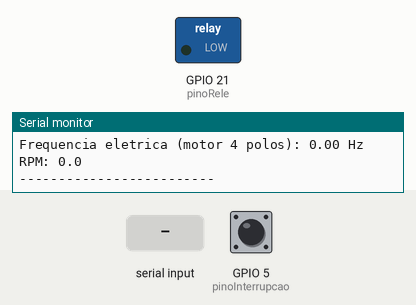
A sketch run on a simulated ESP32. On the bench: switched loads named in the sketch (green lamp = pin HIGH), the last lines printed to the serial monitor. The test bench sets the inputs (shaded band); at power-on: GPIO 5 (pinoInterrupcao) HIGH.

Above: at 3.8 s.
3.9 s: "ligar\n" received over Serial
At 4.8 s:
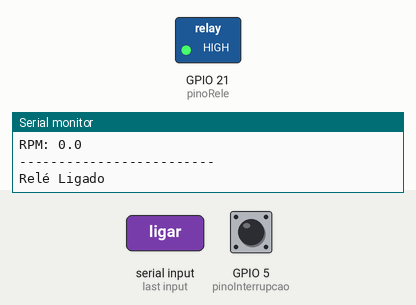
5.5 s: "desligar\n" received over Serial
At 6.4 s:
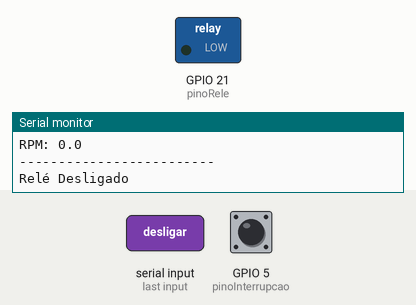
Timing chart, 0 to 8.5 s (numbered marks = the images above; inputs shaded):
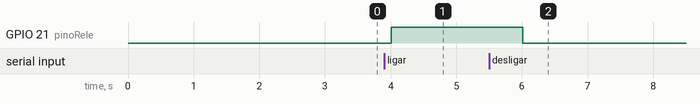

Measured:
- after the input at 3.9 s, GPIO 21 (pinoRele): LOW → HIGH after 0.11 s
- after the input at 5.5 s, GPIO 21 (pinoRele): HIGH → LOW after 0.51 s

The sketch:

Leitura_de_RPM_com_sensor_indutivo_e_PRZ.ino
```cpp
// (licence header left out)
String comando;

const uint pinoRele = 21;  // Saída digital GPIO 21 no ESP32 (ESSE É O RELÉ DE INTERFACE)
const uint pinoInterrupcao = 5; // Entrada digital GPIO 5 no ESP32 (ESSE É O SENSOR INDUTIVO)
volatile unsigned long pulsos = 0; // Alterada pela ISR: sempre 'volatile'

unsigned long tempoAnterior = 0;
const unsigned long intervalo = 1000000; // 1 segundo em microssegundos (1.000.000 us)
const float pulsosPorVolta = 1.0;      // 1 pulso = 1 rotação completa

volatile unsigned long ultimoPulsoUs = 0;
const unsigned long minIntervaloUs = 100; // Ajuste conforme a rotação máxima

void IRAM_ATTR contarPulso() {
  unsigned long agora = micros();
  if (agora - ultimoPulsoUs >= minIntervaloUs) {
    pulsos++;
    ultimoPulsoUs = agora;
  }
}


void setup() {
  pinMode(pinoRele, OUTPUT);
  digitalWrite(pinoRele, LOW);
  pinMode(pinoInterrupcao, INPUT_PULLUP);
  attachInterrupt(digitalPinToInterrupt(pinoInterrupcao), contarPulso, FALLING);
  Serial.begin(115200); // Mais rápido para não atrasar o loop em frequências maiores
  tempoAnterior = micros();
}

void loop() {
  unsigned long tempoAtual = micros();
  unsigned long deltaTempoUs = tempoAtual - tempoAnterior;

  if (deltaTempoUs >= intervalo) {
    // 1. Copia os pulsos do intervalo e zera o contador dentro da seção crítica
    // Isso evita que um pulso chegue exatamente entre a leitura e o reset
    noInterrupts();
    unsigned long copiaPulsos = pulsos;
    pulsos = 0;
    interrupts();

    // 2. Atualiza a referência de tempo para o próximo ciclo
    tempoAnterior = tempoAtual;

    // 3. Converte o tempo real decorrido de microssegundos para segundos
    float deltaTempoSeg = deltaTempoUs / 1000000.0;

//A frequencia pode ser calcula dessa forma:

    // 4. Calcula frequência (Hz = pulsos por segundo)

    //float frequencia = (deltaTempoSeg > 0.0) ? (copiaPulsos / deltaTempoSeg) : 0.0;

//Ou dessa forma:

    // 4. Calcula frequência (Hz = pulsos por segundo) e RPM (rotações por minuto)

    float frequencia = 0.0;
    float copiafreq = 0.0;

    if (deltaTempoSeg > 0.0) {
      frequencia = copiaPulsos / deltaTempoSeg;
      copiafreq = frequencia*2;
    } else {
      frequencia = 0.0;
      copiafreq = 0.0;
    }

    float rpm = (frequencia / pulsosPorVolta) * 60.0;


    Serial.print("Tempo decorrido (s): ");
    Serial.println(deltaTempoSeg, 3);
    Serial.print("Pulsos no intervalo: ");
    Serial.println(copiaPulsos);
    Serial.print("Frequencia eletrica (motor 4 polos): ");
    Serial.print(copiafreq, 2);
    Serial.println(" Hz");
    Serial.print("RPM: ");
    Serial.println(rpm, 1);
    Serial.println("-------------------------");

    if (Serial.available() > 0) {
    comando = Serial.readStringUntil('\n');
    comando.trim(); // Remove espaços em branco

    if (comando == "ligar") {
      digitalWrite(pinoRele, HIGH); // Liga o relé
      Serial.println("Relé Ligado");
    } else if (comando == "desligar") {
      digitalWrite(pinoRele, LOW); // Desliga o relé
      Serial.println("Relé Desligado");
    }
    }
  }
}
```
